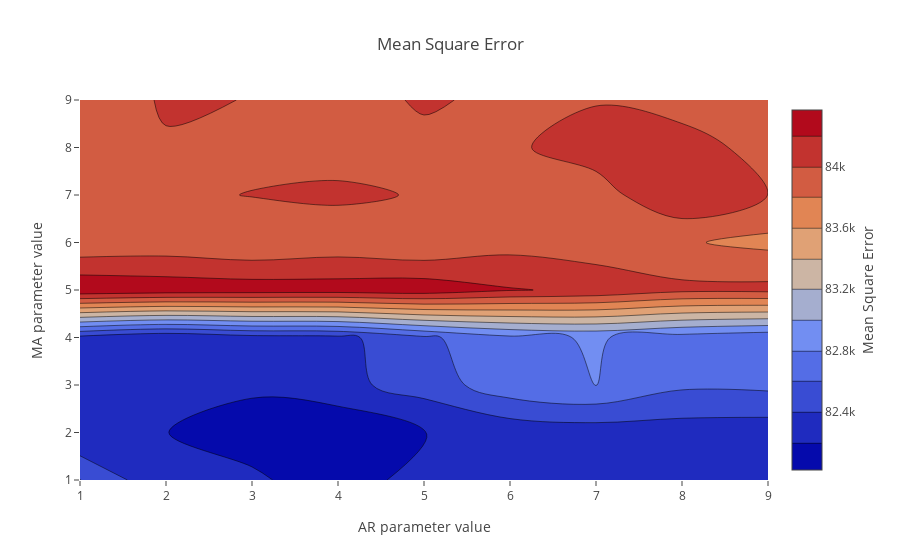
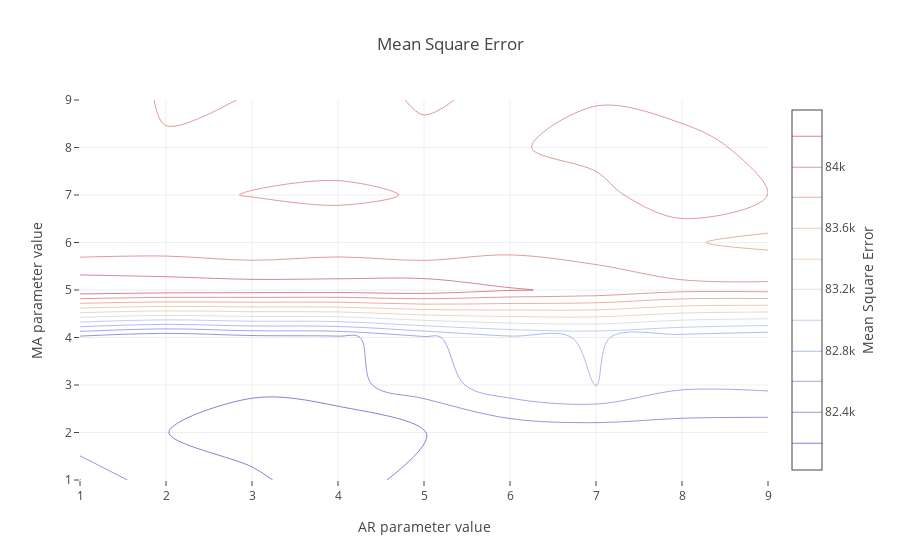
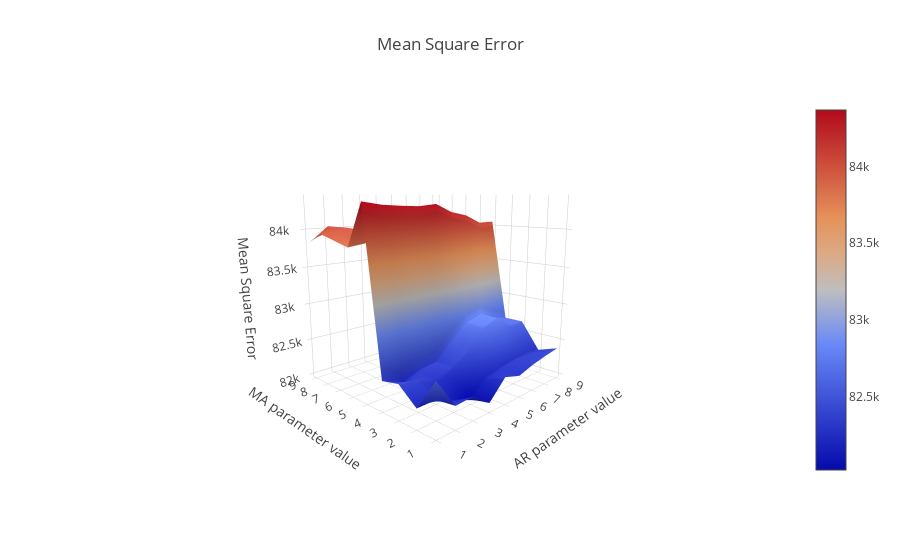

Notebook source saved alongside these figures, in order:
### Code cell
arma_model = ARMA(1,1)
arma_model.set_training_data_set(training_set_values)
arma_model.set_training_data_time(training_set_time)

arma_model.set_validation_data_set(validation_set_values)
arma_model.set_validation_data_time(validation_set_time)

epochs = 10
mse = np.zeros((epochs-1,epochs-1))
mse_x = np.arange(1, epochs)
mse_y = np.arange(1, epochs)


for i in range(1, epochs):
    arma_model.set_p(i)
    for j in range(1,epochs):
        arma_model.set_q(j)
        
        prediction = arma_model.get_prediction(arma_model.validation_data_set)
        mse[i-1][j-1] = arma_model.get_mse(arma_model.validation_data_set, prediction)

        print("arma("+str(i)+","+str(j)+")", end=',')

# plot MSE of validation set
trace_mse = {"x": mse_x,
             "y": mse_y,
             "z": mse,
             'type': 'contour',
             'connectgaps': True,
             "name": 'MSE',
             "colorbar":{
                "title":"Mean Square Error",
                "titleside":"right"
                }
            }
traces = [trace_mse]
layout = dict(title = "Mean Square Error",
              yaxis = dict(title = 'MA parameter value'),
              xaxis = dict(title = 'AR parameter value')
             )
fig = dict(data=traces, layout=layout)
iplot(fig)

trace_mse = {"x": mse_x,
             "y": mse_y,
             "z": mse,
             'type': 'contour',
             "contours":{
                 "coloring":"lines"
             },
             "colorbar":{
                "title":"Mean Square Error",
                "titleside":"right"
                },
             'connectgaps': True,
             "name": 'MSE'}
traces = [trace_mse]
layout = dict(title = "Mean Square Error",
              yaxis = dict(title = 'MA parameter value'),
              xaxis = dict(title = 'AR parameter value')
             )
fig = dict(data=traces, layout=layout)
iplot(fig)

trace_mse = {"x": mse_x,
             "y": mse_y,
             "z": mse,
             'type': 'surface',
             "name": 'MSE',
            }
traces = [trace_mse]
layout = dict(
    title='Mean Square Error',
    showlegend=True,
    scene=dict(
        xaxis=dict(title='AR parameter value'),
        yaxis=dict(title='MA parameter value'),
        zaxis=dict(title='Mean Square Error'),
        camera=dict(
            eye=dict(x=-1.7, y=-1.7, z=0.5)
        )
    )
)
fig = dict(data=traces, layout=layout)
iplot(fig)

min_i = 0
min_j = 0
minimum = mse[0][0]
for i in range(0,mse.shape[0]):
    for j in range(0, mse.shape[1]):
        if mse[i][j] < minimum:
            min_i = i
            min_j = j
            minimum = mse[i][j]

print("MSE is minimum at P = "+str(min_i+1)+" and Q = "+str(min_j+1))

### Figure 1 — Plotly figure (JSON) as saved in the notebook; plotly's stock layout.template omitted (floating-point values rounded to 4 significant figures)
{"data": [{"colorbar": {"title": "Mean Square Error", "titleside": "right"}, "connectgaps": true, "name": "MSE", "type": "contour", "uid": "3a5f8f99-0a97-4fe1-a625-c901115490c6", "x": [1, 2, 3, 4, 5, 6, 7, 8, 9], "y": [1, 2, 3, 4, 5, 6, 7, 8, 9], "z": [[82610.0, 82230.0, 82240.0, 82070.0, 82300.0, 82230.0, 82300.0, 82340.0, 82380.0], [82200.0, 82200.0, 82090.0, 82020.0, 82190.0, 82260.0, 82290.0, 82300.0, 82280.0], [82390.0, 82360.0, 82240.0, 82340.0, 82480.0, 82730.0, 82810.0, 82630.0, 82650.0], [82340.0, 82220.0, 82320.0, 82340.0, 82560.0, 82760.0, 82820.0, 82710.0, 82640.0], [84370.0, 84330.0, 84310.0, 84300.0, 84330.0, 84210.0, 84160.0, 84050.0, 84050.0], [83830.0, 83870.0, 83810.0, 83870.0, 83800.0, 83920.0, 83860.0, 83820.0, 83750.0], [83900.0, 83950.0, 84010.0, 84040.0, 83980.0, 83990.0, 83910.0, 84180.0, 84000.0], [83960.0, 83980.0, 83930.0, 83920.0, 83960.0, 83970.0, 84090.0, 84030.0, 83970.0], [83830.0, 84030.0, 83990.0, 83940.0, 84020.0, 83970.0, 83990.0, 83970.0, 83950.0]]}], "layout": {"title": "Mean Square Error", "xaxis": {"title": "AR parameter value"}, "yaxis": {"title": "MA parameter value"}}}

### Figure 2 — Plotly figure (JSON) as saved in the notebook; plotly's stock layout.template omitted (floating-point values rounded to 4 significant figures)
{"data": [{"colorbar": {"title": "Mean Square Error", "titleside": "right"}, "connectgaps": true, "contours": {"coloring": "lines"}, "name": "MSE", "type": "contour", "uid": "79f4af67-aa03-453a-bba2-83e0a716b496", "x": [1, 2, 3, 4, 5, 6, 7, 8, 9], "y": [1, 2, 3, 4, 5, 6, 7, 8, 9], "z": [[82610.0, 82230.0, 82240.0, 82070.0, 82300.0, 82230.0, 82300.0, 82340.0, 82380.0], [82200.0, 82200.0, 82090.0, 82020.0, 82190.0, 82260.0, 82290.0, 82300.0, 82280.0], [82390.0, 82360.0, 82240.0, 82340.0, 82480.0, 82730.0, 82810.0, 82630.0, 82650.0], [82340.0, 82220.0, 82320.0, 82340.0, 82560.0, 82760.0, 82820.0, 82710.0, 82640.0], [84370.0, 84330.0, 84310.0, 84300.0, 84330.0, 84210.0, 84160.0, 84050.0, 84050.0], [83830.0, 83870.0, 83810.0, 83870.0, 83800.0, 83920.0, 83860.0, 83820.0, 83750.0], [83900.0, 83950.0, 84010.0, 84040.0, 83980.0, 83990.0, 83910.0, 84180.0, 84000.0], [83960.0, 83980.0, 83930.0, 83920.0, 83960.0, 83970.0, 84090.0, 84030.0, 83970.0], [83830.0, 84030.0, 83990.0, 83940.0, 84020.0, 83970.0, 83990.0, 83970.0, 83950.0]]}], "layout": {"title": "Mean Square Error", "xaxis": {"title": "AR parameter value"}, "yaxis": {"title": "MA parameter value"}}}

### Figure 3 — Plotly figure (JSON) as saved in the notebook; plotly's stock layout.template omitted (floating-point values rounded to 4 significant figures)
{"data": [{"name": "MSE", "type": "surface", "uid": "24e20f23-df2a-4980-af1c-0d350808c2f3", "x": [1, 2, 3, 4, 5, 6, 7, 8, 9], "y": [1, 2, 3, 4, 5, 6, 7, 8, 9], "z": [[82610.0, 82230.0, 82240.0, 82070.0, 82300.0, 82230.0, 82300.0, 82340.0, 82380.0], [82200.0, 82200.0, 82090.0, 82020.0, 82190.0, 82260.0, 82290.0, 82300.0, 82280.0], [82390.0, 82360.0, 82240.0, 82340.0, 82480.0, 82730.0, 82810.0, 82630.0, 82650.0], [82340.0, 82220.0, 82320.0, 82340.0, 82560.0, 82760.0, 82820.0, 82710.0, 82640.0], [84370.0, 84330.0, 84310.0, 84300.0, 84330.0, 84210.0, 84160.0, 84050.0, 84050.0], [83830.0, 83870.0, 83810.0, 83870.0, 83800.0, 83920.0, 83860.0, 83820.0, 83750.0], [83900.0, 83950.0, 84010.0, 84040.0, 83980.0, 83990.0, 83910.0, 84180.0, 84000.0], [83960.0, 83980.0, 83930.0, 83920.0, 83960.0, 83970.0, 84090.0, 84030.0, 83970.0], [83830.0, 84030.0, 83990.0, 83940.0, 84020.0, 83970.0, 83990.0, 83970.0, 83950.0]]}], "layout": {"scene": {"camera": {"eye": {"x": -1.7, "y": -1.7, "z": 0.5}}, "xaxis": {"title": "AR parameter value"}, "yaxis": {"title": "MA parameter value"}, "zaxis": {"title": "Mean Square Error"}}, "showlegend": true, "title": "Mean Square Error"}}
